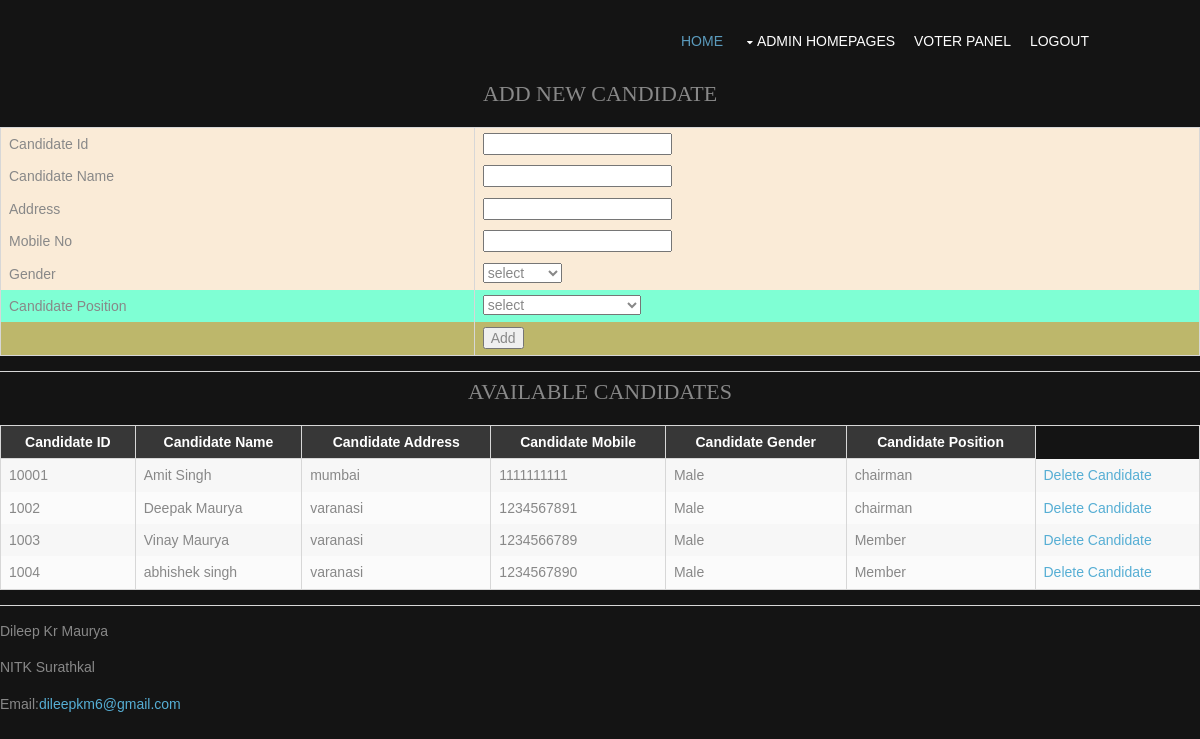
The page /admin/candidates.php (signed in) on the database its author committed.
### tables this page shows
CREATE TABLE `candidate` (
  `Candidate_id` int(11) NOT NULL,
  `Username` varchar(30) NOT NULL,
  `Address` varchar(50) NOT NULL,
  `Mobile_no` varchar(12) NOT NULL,
  `Gender` varchar(100) NOT NULL,
  `Admin_id` int(11) NOT NULL DEFAULT '1234',
  `Position` varchar(30) NOT NULL,
  `Candidate_cvote` int(11) NOT NULL DEFAULT '0'
);

### admin/candidates.php (the view, shortened to what this page needs)
<?php
    $mysqli=new mysqli('localhost','root','','online_voting');
    $result= $mysqli->query("SELECT * FROM candidate")
    or die("There are no records to display ... \n" . mysqli_error());
?>
<?php
    $positions_retrieved= $mysqli->query("SELECT * FROM positions")
    or die("There are no records to display ... \n" . mysqli_error());
?>
<!DOCTYPE html>
<html>
<head>
<link href="layout/styles/layout.css" rel="stylesheet" type="text/css" media="all">
</head>
<body id="top" style="background-image:url('images/demo/backgrounds/b1.jpg');">
<div class="wrapper row1">
  <header id="header" class="hoc clear">
    <nav id="mainav" class="fl_right">
      <ul class="clear">
        <li class="active"><a href="candidates.php">Home</a></li>
        <li><a class="drop" href="#">Admin HomePages</a>
        </li>
        <li><a href="http://localhost/online-voting-system/index.php">Voter Panel</a></li>
        <li><a href="logout.php">Logout</a></li>
      </ul>
    </nav>
  </header>
</div>
<div >
<table width="380" align="center">
<CAPTION><h3>ADD NEW CANDIDATE</h3></CAPTION>
<form name="fmCandidates" id="fmCandidates" action="candidates.php" method="post" onsubmit="return candidateValidate(this)">
<tr>
    <td bgcolor="#FAEBD7">Candidate Id</td>
    <td bgcolor="#FAEBD7"><input type="text" name="Can_id" /></td>
</tr>
<tr>
    <td bgcolor="#FAEBD7">Candidate Name</td>
    <td bgcolor="#FAEBD7"><input type="text" name="Username" /></td>
</tr>
<tr>
    <td bgcolor="#FAEBD7">Address</td>
    <td bgcolor="#FAEBD7"><input type="text" name="Address" /></td>
</tr>
<tr>
    <td bgcolor="#FAEBD7">Mobile No</td>
    <td bgcolor="#FAEBD7"><input type="text" name="Mobile_no" /></td>
</tr>
<tr>
    <td bgcolor="#FAEBD7">Gender</td>
    <td bgcolor="#FAEBD7"><SELECT NAME="Gender" id="Gender">
    <OPTION VALUE="select">select</OPTION>
    </SELECT>
  </td>
</tr>
<tr>
    <td bgcolor="#7FFFD4">Candidate Position</td>
    <td bgcolor="#7FFFD4"><SELECT NAME="position" id="position">select
    <OPTION VALUE="select">select
    <?php
        while ($row= mysqli_fetch_array($positions_retrieved)){
          echo "<OPTION VALUE=$row[position]>$row[position]";
        }
    ?>
    </SELECT>
    </td>
</tr>
<tr>
    <td bgcolor="#BDB76B">&nbsp;</td>
    <td bgcolor="#BDB76B"><input type="submit" name="Submit" value="Add" /></td>
</tr>
</table>
<hr>
<table border="0" width="620" align="center">
<CAPTION><h3>AVAILABLE CANDIDATES</h3></CAPTION>
<tr>
<th>Candidate ID</th>
<th>Candidate Name</th>
<th>Candidate Address</th>
<th>Candidate Mobile</th>
<th>Candidate Gender</th>
<th>Candidate Position</th>
</tr>
<?php
    while ($row= mysqli_fetch_array($result)){
    echo "<tr>";
    echo "<td>" . $row['Candidate_id']."</td>";
    echo "<td>" . $row['Username']."</td>";
    echo "<td>" . $row['Address']."</td>";
    echo "<td>" . $row['Mobile_no']."</td>";
    echo "<td>" . $row['Gender']."</td>";
    echo "<td>" . $row['Position']."</td>";
    echo '<td><a href="candidates.php?id=' . $row['Candidate_id'] . '">Delete Candidate</a></td>';
    echo "</tr>";
    }
?>
</table>
<hr>
</div>
<div class="wrapper row6">
  <div>
    <p>Dileep Kr Maurya</p>
    <p>NITK Surathkal</p>
    <p>Email:<a href="https://gmail.com">dileepkm6@gmail.com</a></p>
  </div>
</div>
</body>
</html>

### admin/layout/styles/layout.css (style rules this page uses)
#header { padding:30px 0 0 0; }
*, *::before, *::after { transition:all .3s ease-in-out; }
nav ul, nav ol { margin:0; padding:0; list-style:none; }
#mainav, #breadcrumb, .sidebar nav { line-height:normal; }
#mainav .drop::after, #mainav li li .drop::after, #breadcrumb li a::after, .sidebar nav a::after { position:absolute; font-family:"FontAwesome"; font-size:10px; line-height:10px; }
#mainav ul.clear { margin-top:3px; }
#mainav ul { text-transform:uppercase; }
#mainav li { display:inline-block; position:relative; margin:0 15px 0 0; padding:0; }
#mainav li:last-child { margin-right:0; }
#mainav li a { display:block; padding:0 0 32px 0; }
#mainav .drop { padding-left:15px; }
#mainav .drop::after, #mainav li li .drop::after { content:"\f0d7"; }
#mainav .drop::after { top:5px; left:5px; }
table, th, td { border:1px solid; border-collapse:collapse; vertical-align:top; }
table, th { table-layout:auto; }
table { width:100%; margin-bottom:15px; }
th, td { padding:5px 8px; }
td { border-width:0 1px; }
body { color:#888888; background-color:#141414; }
a { color:#56AED4; }
hr, .borderedbox { border-color:#D7D7D7; }
.row1 { color:#FFFFFF; background-color:#141414; }
#mainav li a { color:inherit; }
#mainav .active a, #mainav a:hover, #mainav li:hover > a { color:#5B9BBD; background-color:inherit; }
table, th, td, #comments .avatar, #comments input, #comments textarea { border-color:#D7D7D7; }
th { color:#FFFFFF; background-color:#373737; }
tr, #comments li, #comments input[type="submit"], #comments input[type="reset"] { color:inherit; background-color:#FBFBFB; }
tr:nth-child(even), #comments li:nth-child(even) { color:inherit; background-color:#F7F7F7; }
table a, #comments a { background-color:inherit; }
@media screen and (min-width:978px) { .hoc { max-width:978px; } }

### admin/layout/styles/framework.css (style rules this page uses)
html { overflow-y:scroll; overflow-x:hidden; }
html, body { margin:0; padding:0; font-size:14px; line-height:1.6em; }
*, *::before, *::after { box-sizing:border-box; }
.clear, .group { display:block; }
.clear::before, .clear::after, .group::before, .group::after { display:table; content:""; }
.clear, .clear::after, .group, .group::after { clear:both; }
a { outline:none; text-decoration:none; }
.fl_right, .imgr { float:right; }
body, input, textarea, select { font-family:Verdana, Geneva, sans-serif; }
h1, h2, h3, h4, h5, h6, .heading { font-family:Georgia, "Times New Roman", Times, serif; }
form, fieldset, legend { margin:0; padding:0; border:none; }
label, input, textarea, select, button { display:block; resize:none; outline:none; color:inherit; font-size:inherit; font-family:inherit; vertical-align:middle; }
h1, h2, h3, h4, h5, h6, .heading { margin:0 0 20px 0; font-size:22px; line-height:normal; font-weight:normal; text-transform:capitalize; }
hr { display:block; width:100%; height:1px; border:solid; border-width:1px 0 0 0; }
.wrapper { display:block; width:100%; margin:0; padding:0; text-align:left; word-wrap:break-word; }
.hoc { display:block; margin:0 auto; }
address, article, aside, figcaption, figure, footer, header, main, nav, section { display:block; margin:0; padding:0; }

### rows shown on the page
candidate: Candidate_id "10001", Username "Amit Singh", Address "mumbai", Mobile_no "1111111111", Gender "Male", Position "chairman"
candidate: Candidate_id "1002", Username "Deepak Maurya", Address "varanasi", Mobile_no "1234567891", Gender "Male", Position "chairman"
candidate: Candidate_id "1003", Username "Vinay Maurya", Address "varanasi", Mobile_no "1234566789", Gender "Male", Position "Member"
candidate: Candidate_id "1004", Username "abhishek singh", Address "varanasi", Mobile_no "1234567890", Gender "Male", Position "Member"
